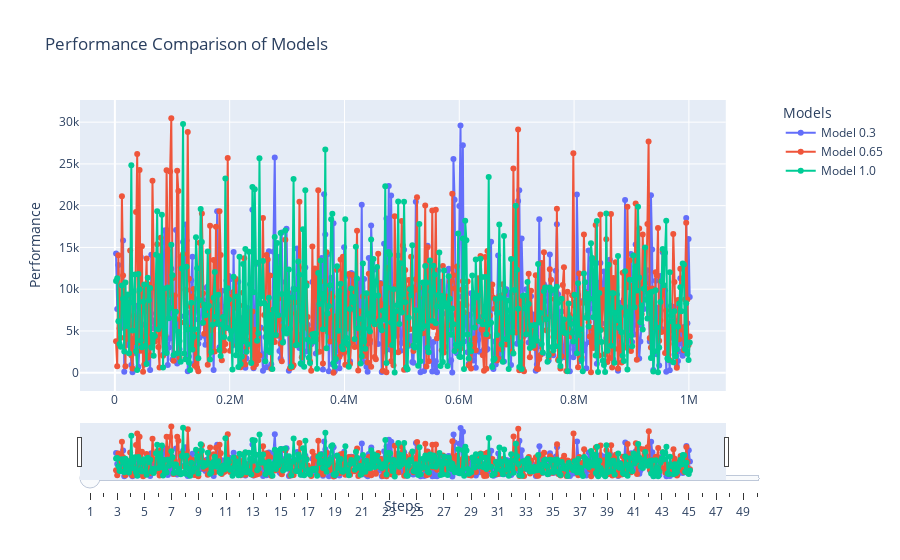

This figure's notebook cell:
### Code cell
import pandas as pd
import plotly.graph_objects as go
from plotly.subplots import make_subplots

def aggregate_data(df, window):
    """Aggregate data based on a moving window."""
    return df.rolling(window=int(window), on='Step', min_periods=1).mean().dropna()

def plot_performance_comparison(df_list, model_names=None, max_aggregation=50):
    """
    Create an interactive Plotly plot comparing performance of models with steps as the x-axis,
    including a slider for continuous data aggregation.
    
    Parameters:
    df_list (list): List of DataFrames containing 'Step' and 'Performance' columns for each model
    model_names (list, optional): Names of the models for the legend. If None, default names will be used.
    max_aggregation (int, optional): Maximum aggregation window size. Default is 50.
    
    Returns:
    plotly.graph_objects.Figure: The interactive plot
    """
    
    # Generate default model names if not provided
    if model_names is None:
        model_names = [f'Model {i+1}' for i in range(len(df_list))]
    
    # Ensure we have enough model names
    if len(model_names) < len(df_list):
        model_names.extend([f'Model {i+1}' for i in range(len(model_names), len(df_list))])
    
    # Create subplot with secondary y-axis
    fig = make_subplots(specs=[[{"secondary_y": True}]])
    
    # Add traces for each model
    for df, name in zip(df_list, model_names):
        fig.add_trace(
            go.Scatter(x=df['Step'], y=df['Performance'], name=name, mode='lines+markers'),
            secondary_y=False
        )
    
    # Update layout
    fig.update_layout(
        title='Performance Comparison of Models',
        xaxis_title='Steps',
        yaxis_title='Performance',
        legend_title='Models',
        hovermode='x unified'
    )
    
    # Add range slider
    fig.update_layout(
        xaxis=dict(
            rangeslider=dict(visible=True),
            type="linear"
        )
    )
    
    # Add aggregation slider
    steps = []
    for i in range(max_aggregation):
        step = dict(
            method="update",
            args=[{"y": [aggregate_data(df, i+1)['Performance'] for df in df_list]}],
            label=str(i+1)
        )
        steps.append(step)

    sliders = [dict(
        active=0,
        currentvalue={"prefix": "Aggregation Window: "},
        pad={"t": 50},
        steps=steps
    )]
    
    fig.update_layout(
        sliders=sliders
    )
    
    return fig

# Example usage:
df_list = [df_1, df_2, df_3]
fig = plot_performance_comparison(df_list, model_names=['Model 0.3', 'Model 0.65', 'Model 1.0'], max_aggregation=50)
fig.show()

### Figure 1 — Plotly figure (JSON) as saved in the notebook; plotly's stock layout.template omitted (floating-point values rounded to 4 significant figures; data arrays with more than 128 entries replaced by an {"elided": "..."} marker saying what was removed)
{"data": [{"mode": "lines+markers", "name": "Model 0.3", "type": "scatter", "x": {"elided": "489 int values"}, "xaxis": "x", "y": {"elided": "489 float values"}, "yaxis": "y"}, {"mode": "lines+markers", "name": "Model 0.65", "type": "scatter", "x": {"elided": "489 int values"}, "xaxis": "x", "y": {"elided": "489 float values"}, "yaxis": "y"}, {"mode": "lines+markers", "name": "Model 1.0", "type": "scatter", "x": {"elided": "489 int values"}, "xaxis": "x", "y": {"elided": "489 float values"}, "yaxis": "y"}], "layout": {"hovermode": "x unified", "legend": {"title": {"text": "Models"}}, "sliders": [{"active": 0, "currentvalue": {"prefix": "Aggregation Window: "}, "pad": {"t": 50}, "steps": [{"args": [{"y": {"elided": "3x489 float values"}}], "label": "1", "method": "update"}, {"args": [{"y": {"elided": "3x489 float values"}}], "label": "2", "method": "update"}, {"args": [{"y": {"elided": "3x489 float values"}}], "label": "3", "method": "update"}, {"args": [{"y": {"elided": "3x489 float values"}}], "label": "4", "method": "update"}, {"args": [{"y": {"elided": "3x489 float values"}}], "label": "5", "method": "update"}, {"args": [{"y": {"elided": "3x489 float values"}}], "label": "6", "method": "update"}, {"args": [{"y": {"elided": "3x489 float values"}}], "label": "7", "method": "update"}, {"args": [{"y": {"elided": "3x489 float values"}}], "label": "8", "method": "update"}, {"args": [{"y": {"elided": "3x489 float values"}}], "label": "9", "method": "update"}, {"args": [{"y": {"elided": "3x489 float values"}}], "label": "10", "method": "update"}, {"args": [{"y": {"elided": "3x489 float values"}}], "label": "11", "method": "update"}, {"args": [{"y": {"elided": "3x489 float values"}}], "label": "12", "method": "update"}, {"args": [{"y": {"elided": "3x489 float values"}}], "label": "13", "method": "update"}, {"args": [{"y": {"elided": "3x489 float values"}}], "label": "14", "method": "update"}, {"args": [{"y": {"elided": "3x489 float values"}}], "label": "15", "method": "update"}, {"args": [{"y": {"elided": "3x489 float values"}}], "label": "16", "method": "update"}, {"args": [{"y": {"elided": "3x489 float values"}}], "label": "17", "method": "update"}, {"args": [{"y": {"elided": "3x489 float values"}}], "label": "18", "method": "update"}, {"args": [{"y": {"elided": "3x489 float values"}}], "label": "19", "method": "update"}, {"args": [{"y": {"elided": "3x489 float values"}}], "label": "20", "method": "update"}, {"args": [{"y": {"elided": "3x489 float values"}}], "label": "21", "method": "update"}, {"args": [{"y": {"elided": "3x489 float values"}}], "label": "22", "method": "update"}, {"args": [{"y": {"elided": "3x489 float values"}}], "label": "23", "method": "update"}, {"args": [{"y": {"elided": "3x489 float values"}}], "label": "24", "method": "update"}, {"args": [{"y": {"elided": "3x489 float values"}}], "label": "25", "method": "update"}, {"args": [{"y": {"elided": "3x489 float values"}}], "label": "26", "method": "update"}, {"args": [{"y": {"elided": "3x489 float values"}}], "label": "27", "method": "update"}, {"args": [{"y": {"elided": "3x489 float values"}}], "label": "28", "method": "update"}, {"args": [{"y": {"elided": "3x489 float values"}}], "label": "29", "method": "update"}, {"args": [{"y": {"elided": "3x489 float values"}}], "label": "30", "method": "update"}, {"args": [{"y": {"elided": "3x489 float values"}}], "label": "31", "method": "update"}, {"args": [{"y": {"elided": "3x489 float values"}}], "label": "32", "method": "update"}, {"args": [{"y": {"elided": "3x489 float values"}}], "label": "33", "method": "update"}, {"args": [{"y": {"elided": "3x489 float values"}}], "label": "34", "method": "update"}, {"args": [{"y": {"elided": "3x489 float values"}}], "label": "35", "method": "update"}, {"args": [{"y": {"elided": "3x489 float values"}}], "label": "36", "method": "update"}, {"args": [{"y": {"elided": "3x489 float values"}}], "label": "37", "method": "update"}, {"args": [{"y": {"elided": "3x489 float values"}}], "label": "38", "method": "update"}, {"args": [{"y": {"elided": "3x489 float values"}}], "label": "39", "method": "update"}, {"args": [{"y": {"elided": "3x489 float values"}}], "label": "40", "method": "update"}, {"args": [{"y": {"elided": "3x489 float values"}}], "label": "41", "method": "update"}, {"args": [{"y": {"elided": "3x489 float values"}}], "label": "42", "method": "update"}, {"args": [{"y": {"elided": "3x489 float values"}}], "label": "43", "method": "update"}, {"args": [{"y": {"elided": "3x489 float values"}}], "label": "44", "method": "update"}, {"args": [{"y": {"elided": "3x489 float values"}}], "label": "45", "method": "update"}, {"args": [{"y": {"elided": "3x489 float values"}}], "label": "46", "method": "update"}, {"args": [{"y": {"elided": "3x489 float values"}}], "label": "47", "method": "update"}, {"args": [{"y": {"elided": "3x489 float values"}}], "label": "48", "method": "update"}, {"args": [{"y": {"elided": "3x489 float values"}}], "label": "49", "method": "update"}, {"args": [{"y": {"elided": "3x489 float values"}}], "label": "50", "method": "update"}]}], "title": {"text": "Performance Comparison of Models"}, "xaxis": {"anchor": "y", "domain": [0, 0.94], "rangeslider": {"visible": true}, "title": {"text": "Steps"}, "type": "linear"}, "yaxis": {"anchor": "x", "domain": [0, 1], "title": {"text": "Performance"}}, "yaxis2": {"anchor": "x", "overlaying": "y", "side": "right"}}}
